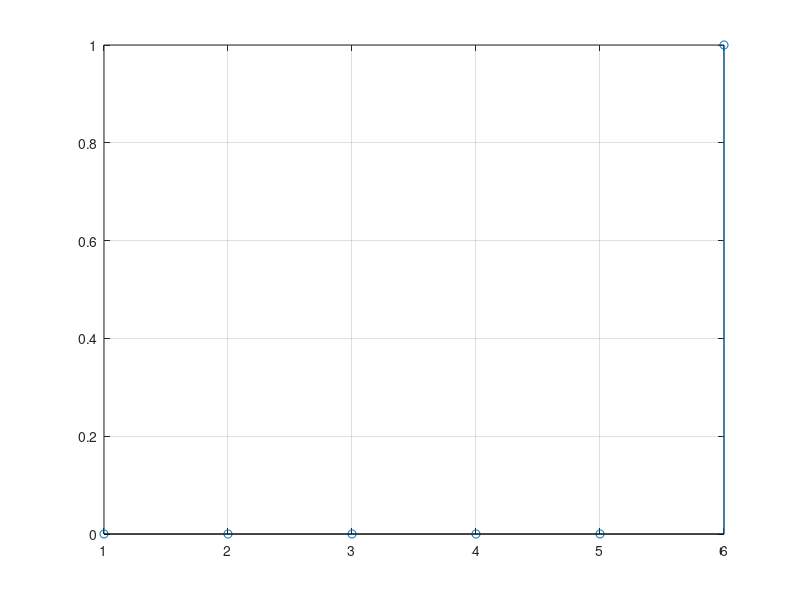

MATLAB code for this plot:
function exercitiul6()
   
    Fs = 12000;
    N = 0.5*12; %numarul de  esantioane este 0.5 ms * 12kHz
    n = 1:N;
    for i = 1:1:N
        v(i) = round(rand);
    end
    ts = 1/Fs;
    t = ts:ts:N*ts;
   % plot(t,v);
  
    stem(n,v),grid %semnalul discret in functie de n

end